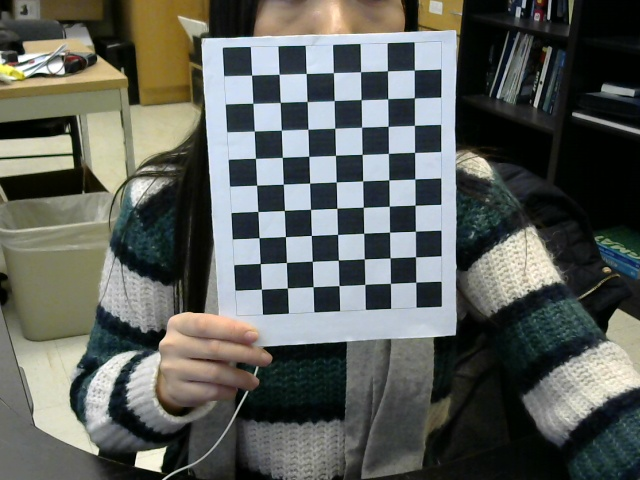
#> input picture camera_calibration_img/1.jpg, 640 x 480 px, given in place of the camera
$ python black_detection.py   (Python 2 division)   (older library calls are emulated)
#> lines starting #> are read from the running program, lines starting #| are printed output that depends on the picture; after the words box and inside, x2 and y2 are one past the last pixel; in counts of white or black regions, pixels touching at a corner belong together
import cv2
import numpy as np
import shape_detector


def detect_black_from_webcam():
    #ecube_cascade=cv2.CascadeClassifier('cascade.xml')
    cap = cv2.VideoCapture(0)


    while(True):
		ret, frame = cap.read()
#> frame is the input picture: shape (480, 640, 3); mean B, G, R 90.7, 95.9, 92.4


		#lower_black = np.array([30,25,15])
		#upper_black = np.array([100,85,70])
		lower_black = np.array([10,10,10])
		upper_black = np.array([100,85,70])

		mask1 = cv2.inRange(frame,lower_black,upper_black)
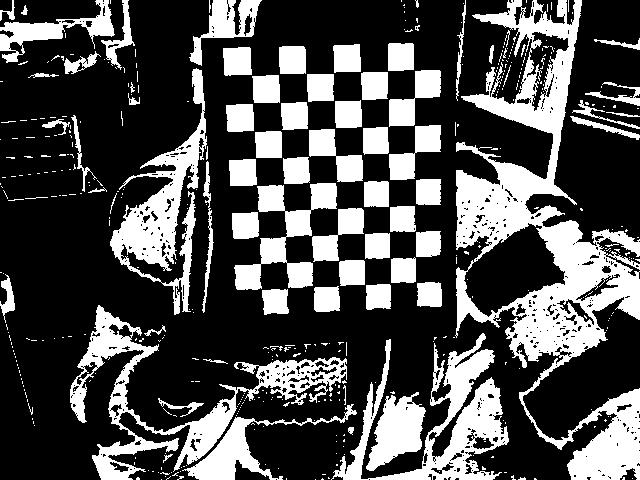
#> mask1: shape (480, 640); 30.4% white; 435 white regions (364 under 20 px), largest, box (x1, y1, x2, y2) and area: (455, 0, 640, 480) 27898, (70, 305, 347, 480) 8948, (331, 333, 509, 480) 7856
		output1 = cv2.bitwise_and(frame,frame,mask=mask1)
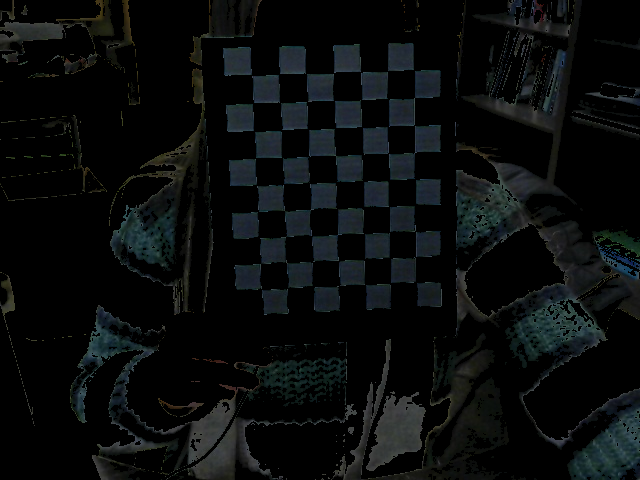
#> output1: shape (480, 640, 3); mean B, G, R 12.3, 12.1, 9.7
		#print ('B=',output1[0,0,0],'G=',output1[0,0,1],'R=',output1[0,0,2])

		img_yuv = cv2.cvtColor(output1,cv2.COLOR_BGR2YUV)
#> img_yuv: shape (480, 640, 3); mean of channels 0, 1, 2 11.4, 128.4, 126.5
		img_yuv[:,:,0] = cv2.equalizeHist(img_yuv[:,:,0])
#> img_yuv: shape (480, 640, 3); mean of channels 0, 1, 2 39.5, 128.4, 126.5
		output2 = cv2.cvtColor(img_yuv,cv2.COLOR_YUV2BGR)
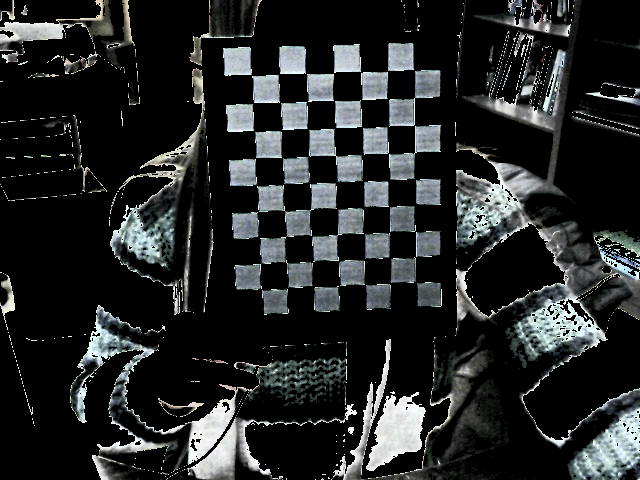
#> output2: shape (480, 640, 3); mean B, G, R 40.3, 40.2, 37.8


		gray = cv2.cvtColor(output2,cv2.COLOR_BGR2GRAY)
		blur = cv2.blur(gray,(10,10))
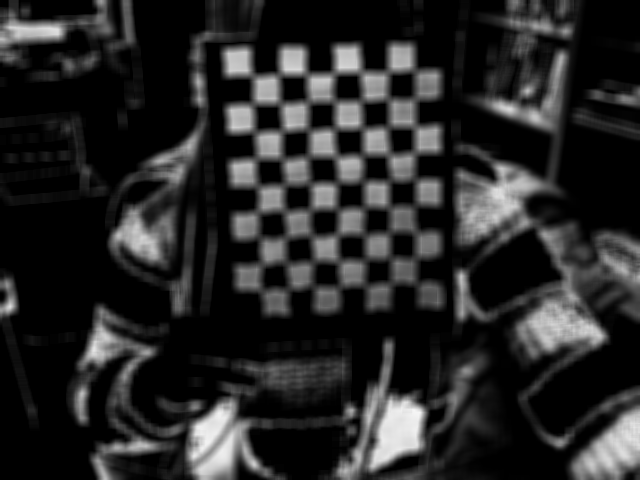
#> blur: shape (480, 640); min 0, max 246, mean 39.4
		clahe = cv2.createCLAHE(clipLimit=1.8, tileGridSize=(3,3))
		cl = clahe.apply(blur)
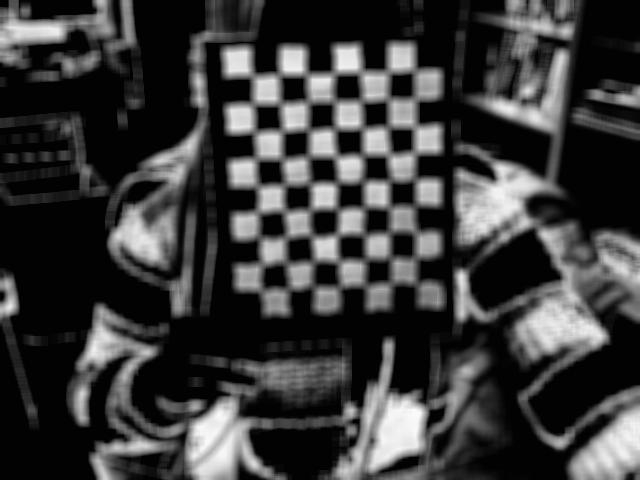
#> cl: shape (480, 640); min 2, max 252, mean 58.9


		_,mask3 = cv2.threshold(blur,60,255,cv2.THRESH_BINARY)
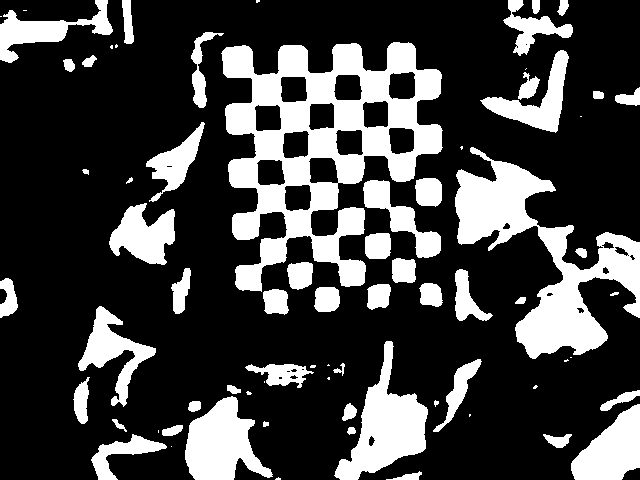
#> mask3: shape (480, 640); 25.6% white; 73 white regions (20 under 20 px)
		img,contours,hierarchy = cv2.findContours(mask3,cv2.RETR_LIST,cv2.CHAIN_APPROX_SIMPLE)
#> contours = 102 contours, 34 with area under 20; largest, box (x1, y1, x2, y2) and area: (221, 42, 443, 292) 30112, (455, 147, 640, 359) 12933, (334, 341, 428, 480) 5253, (185, 396, 273, 480) 4236, (571, 404, 640, 480) 3161
		cv2.drawContours(img,contours,-1,100,3)
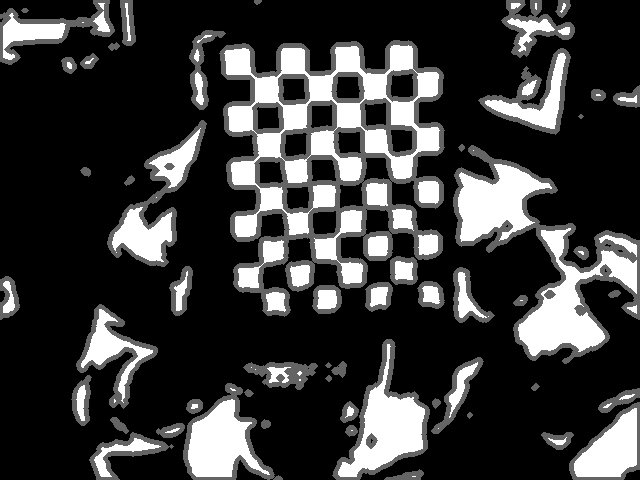
#> img: shape (480, 640); 15.49% of pixels changed, all inside (x1, y1, x2, y2) = (0, 0, 640, 480)

		# [18 lines of commented-out code are left out]


		cv2.imshow('frame',frame)
		cv2.imshow('gray',gray)
		#cv2.imshow('mask3',mask3)
		cv2.imshow('contour',img)


		if cv2.waitKey(1) & 0xFF == ord('q'):
#> (key q is pressed here)
			break

    cap.release()
    cv2.destroyAllWindows()


detect_black_from_webcam()

$ run again, on camera_calibration_img/2.jpg
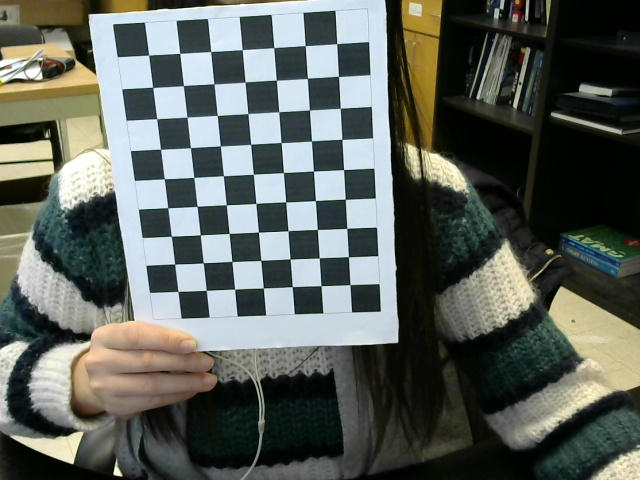
#> input picture camera_calibration_img/2.jpg, 640 x 480 px, given in place of the camera
#> in detect_black_from_webcam, frame is the input picture: shape (480, 640, 3); mean B, G, R 91.7, 98, 92.6
#> in detect_black_from_webcam, `mask1 = cv2.inRange(frame,lower_black,upper_black)`:
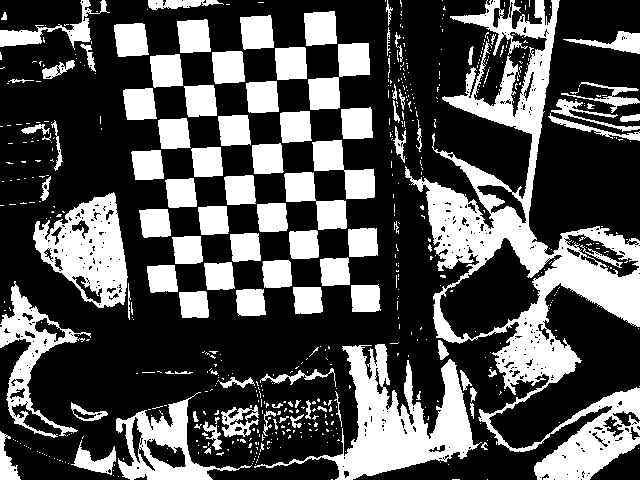
#> mask1: shape (480, 640); 32% white; 582 white regions (485 under 20 px), largest, box (x1, y1, x2, y2) and area: (405, 0, 640, 480) 28938, (254, 344, 482, 480) 9926, (33, 192, 128, 308) 5945
#> mask3: shape (480, 640); 26.8% white; 51 white regions (13 under 20 px)
#> contours = 76 contours, 17 with area under 20; largest, box (x1, y1, x2, y2) and area: (113, 10, 377, 319) 50348, (434, 187, 640, 379) 11608, (331, 344, 473, 480) 7072, (32, 193, 127, 285) 4476, (75, 401, 213, 480) 4299
#> in detect_black_from_webcam, `cv2.drawContours(img,contours,-1,100,3)`:
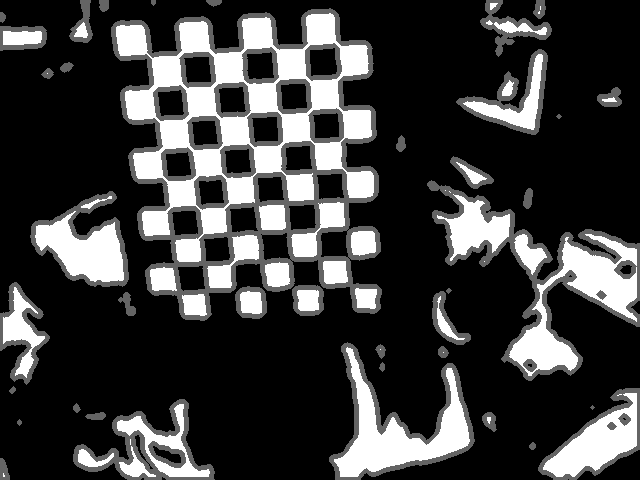
#> img: shape (480, 640); min 0, max 255, mean 60.6

$ run again, on camera_calibration_img/3.jpg
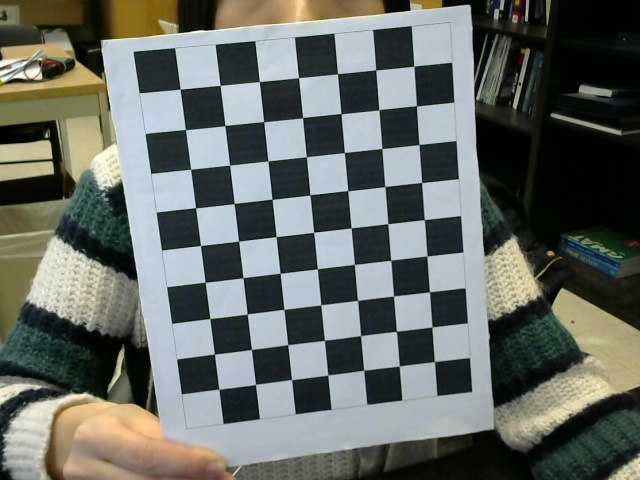
#> input picture camera_calibration_img/3.jpg, 640 x 480 px, given in place of the camera
#> in detect_black_from_webcam, frame is the input picture: shape (480, 640, 3); mean B, G, R 100.6, 106.7, 101.4
#> in detect_black_from_webcam, `mask1 = cv2.inRange(frame,lower_black,upper_black)`:
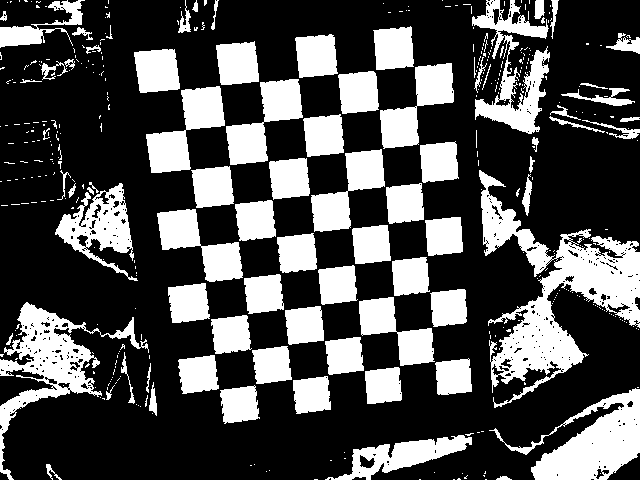
#> mask1: shape (480, 640); 30.6% white; 398 white regions (318 under 20 px), largest, box (x1, y1, x2, y2) and area: (479, 170, 640, 408) 12091, (0, 302, 149, 480) 5779, (489, 388, 640, 480) 5731
#> mask3: shape (480, 640); 26.5% white; 62 white regions (17 under 20 px)
#> contours = 78 contours, 23 with area under 20; largest, box (x1, y1, x2, y2) and area: (133, 28, 459, 324) 52637, (0, 302, 90, 438) 4912, (536, 406, 640, 480) 4176, (55, 185, 133, 256) 3016, (504, 283, 587, 372) 2973
#> in detect_black_from_webcam, `cv2.drawContours(img,contours,-1,100,3)`:
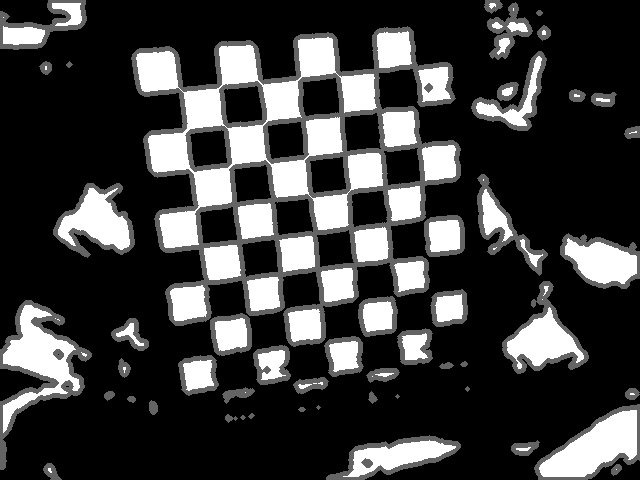
#> img: shape (480, 640); min 0, max 255, mean 60.6

$ run again, on camera_calibration_img/4.jpg
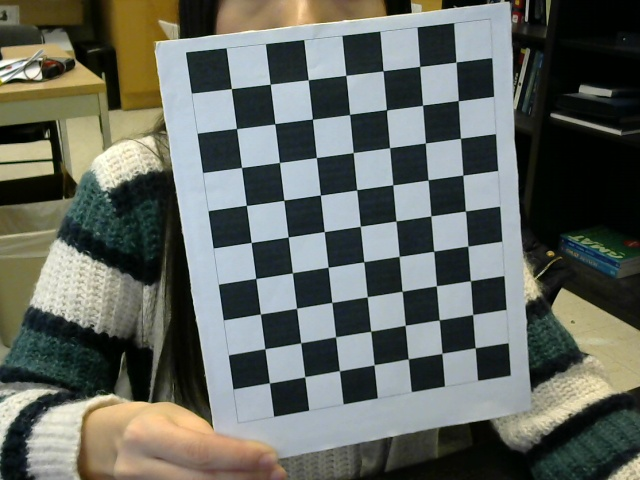
#> input picture camera_calibration_img/4.jpg, 640 x 480 px, given in place of the camera
#> in detect_black_from_webcam, frame is the input picture: shape (480, 640, 3); mean B, G, R 96.1, 103.2, 98.8
#> mask1: shape (480, 640); 31% white; 357 white regions (290 under 20 px), largest, box (x1, y1, x2, y2) and area: (309, 23, 498, 175) 9613, (521, 228, 640, 392) 9129, (57, 169, 212, 424) 8575
#> mask3: shape (480, 640); 26.9% white; 64 white regions (11 under 20 px)
#> contours = 78 contours, 23 with area under 20; largest, box (x1, y1, x2, y2) and area: (186, 25, 498, 321) 41529, (0, 306, 108, 467) 6172, (57, 172, 161, 261) 4670, (535, 404, 640, 480) 4348, (330, 428, 463, 480) 3300
#> in detect_black_from_webcam, `cv2.drawContours(img,contours,-1,100,3)`:
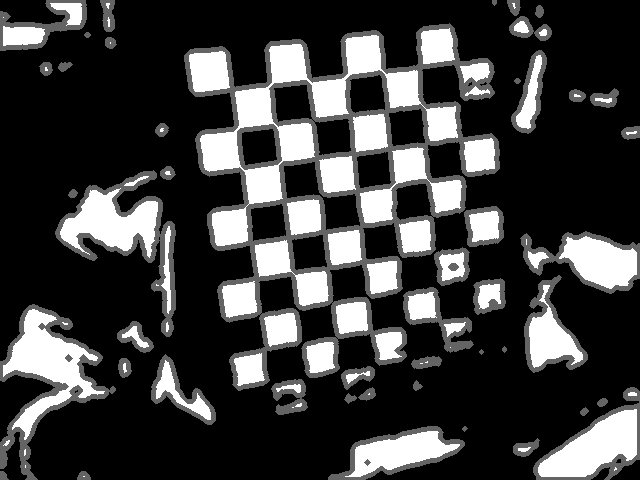
#> img: shape (480, 640); min 0, max 255, mean 61.4
